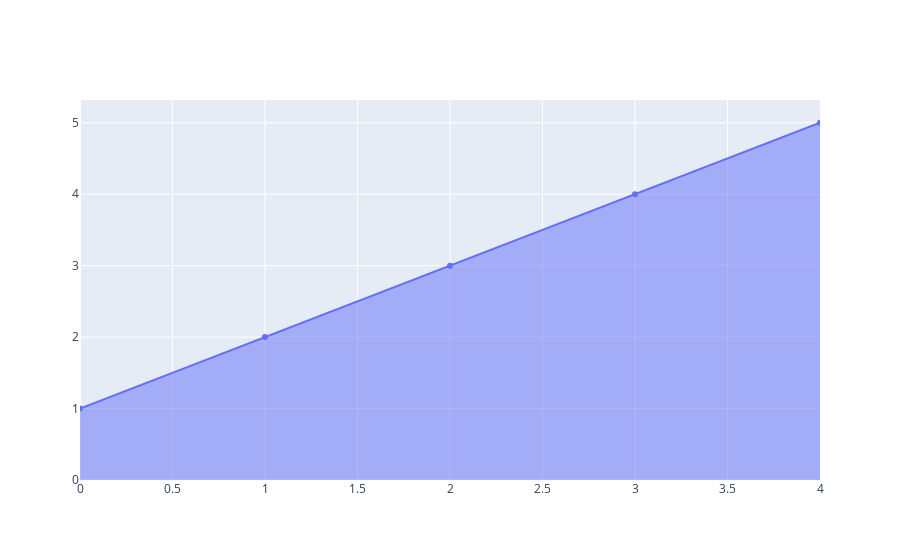

Notebook cell for this chart:
### Code cell
import plotly.graph_objs as go
import pandas as pd

# Create a sample pandas Series
data = pd.Series([1,2,3,4,5])

# Create a line chart with the fill area below the line
fig = go.Figure(data=go.Scatter(x=data.index, y=data.values, fill='tozeroy'))

# Show the chart
fig.show()

### Figure 1 — Plotly figure (JSON) as saved in the notebook; plotly's stock layout.template omitted (floating-point values rounded to 4 significant figures)
{"data": [{"fill": "tozeroy", "type": "scatter", "x": [0, 1, 2, 3, 4], "y": [1, 2, 3, 4, 5]}], "layout": {}}
